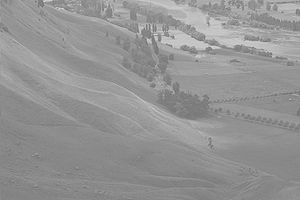
#> input picture Histogram_equalization/Histogram_equalization/images/hist_unequ.jpg, 300 x 200 px
$ python Histogram_equalization.py
#> lines starting #> are read from the running program, lines starting #| are printed output that depends on the picture
#-*- coding:utf-8 -*-
# 테스트
import cv2
import numpy as np
from matplotlib import pyplot as plt


img = cv2.imread('images/hist_unequ.jpg');
#> img is the input picture: shape (200, 300, 3); min 100, max 223, mean 148

hist, bins = np.histogram(img.flatten() , 256,[0,256])
#> hist = 256 values, max 7740 at index 138, min 0 at index 0, mean 703.1; bins = 257 values from 0 to 256

cdf = hist.cumsum()
#> cdf = 256 values from 0 to 180000

# cdf의 값이 0인 경우는 mask처리 후 numpy 계산 제외
cdf_m = np.ma.masked_equal(cdf,0) #cdf(array)에서 0인 부분을 마스크로 제외

#History Equalization 공식
cdf_m = (cdf_m - cdf_m.min())*255/(cdf_m.max()-cdf_m.min())

# mask처리를 했던 부분을 다시 0으로 변환
cdf = np.ma.filled(cdf_m,0).astype('uint8')
#> cdf = 256 values from 0 to 255

img2 = cdf[img]
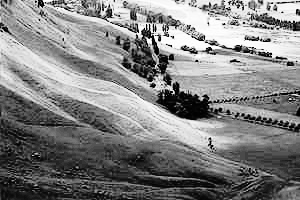
#> img2: shape (200, 300, 3); min 0, max 255, mean 130
plt.subplot(121),plt.imshow(img),plt.title('Original')
plt.subplot(122),plt.imshow(img2),plt.title('Equalization')
plt.show()
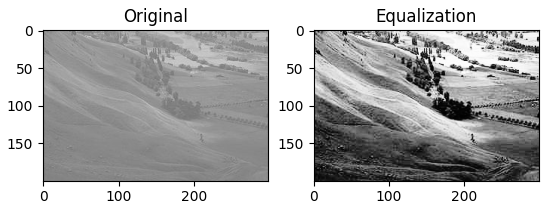
#> figure drawn by matplotlib, 2 panels
